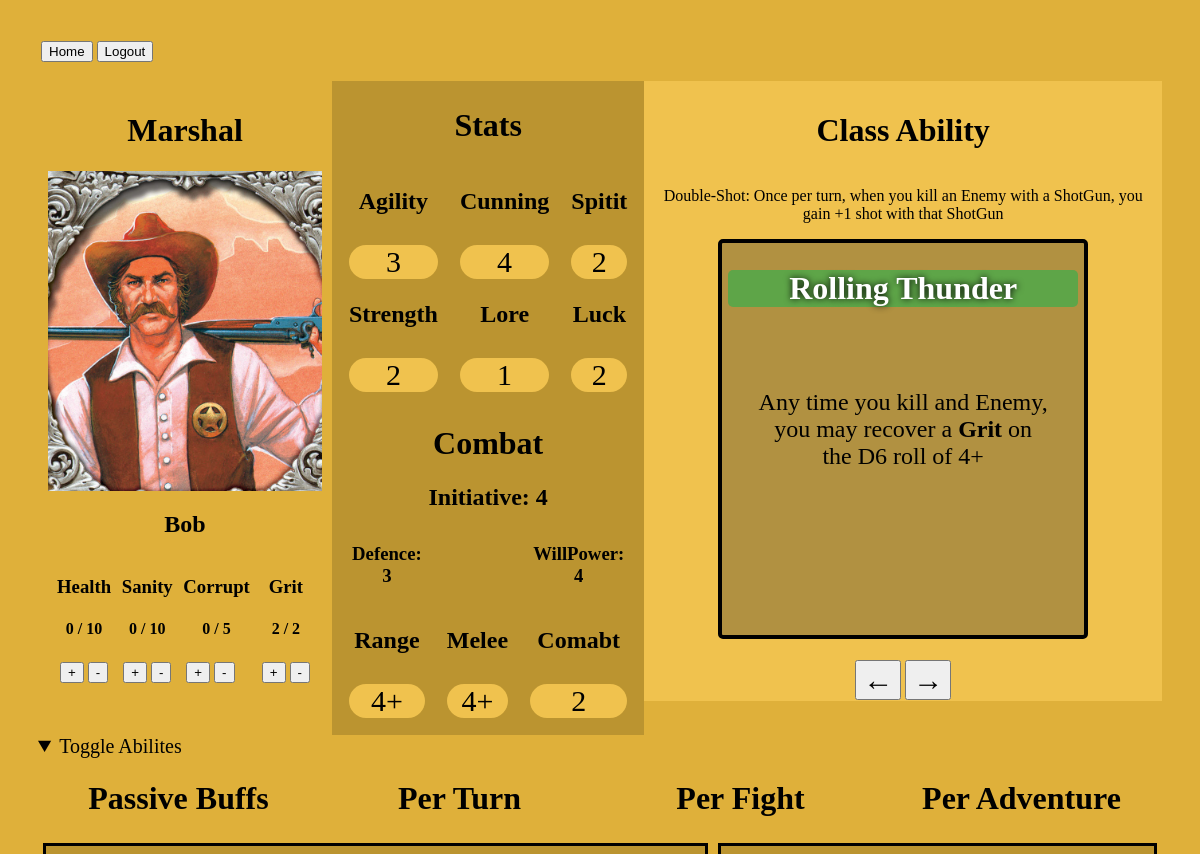
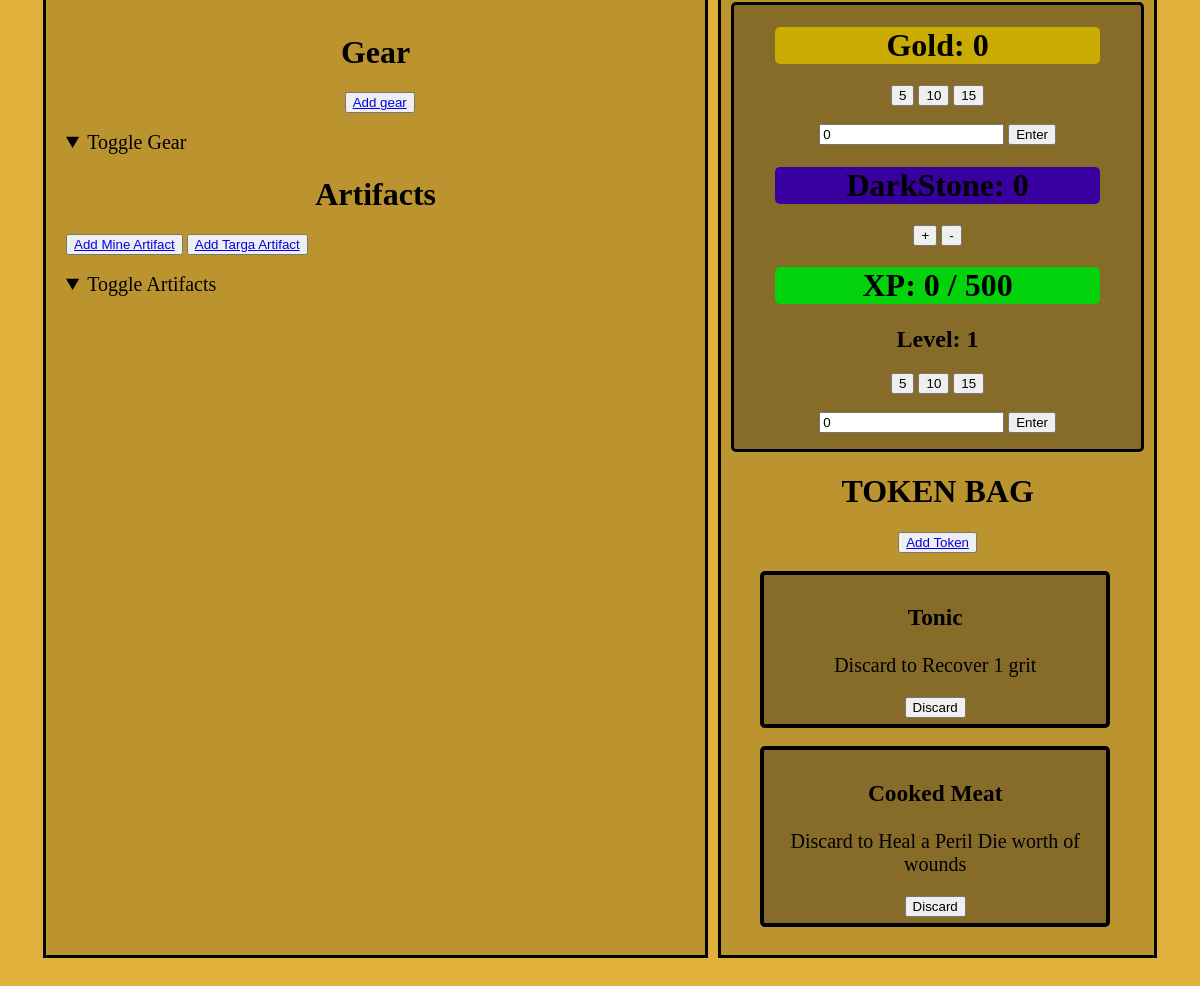
Page /characters/1/ (signed in) on the committed database (2 pictures, top to bottom).
### characters/models.py (models this page shows, shortened)
class Character(models.Model):
    character_user = models.ForeignKey(
        settings.AUTH_USER_MODEL,
        on_delete=models.CASCADE,
        related_name="marshal_character",
    )
    class_options = (
        ("Marshal", "Marshal"),
        ("Rancher", "Rancher"),
        ("LawMan","LawMan"),
        ("PianoPlayer","PianoPlayer"),
        ("IndianScout","IndianScout"),
        ("Bandido","Bandido"),
        ("Preacher","Preacher"),
        ("GunSlinger","GunSlinger"),
    )
    character_class = models.CharField(choices=class_options, default="Marshal")
    character_name = models.CharField(max_length=25,blank=False)
    character_init = models.BooleanField(default= False)
    agility = models.IntegerField(default=0)
    cunning = models.IntegerField(default=0)
    spirit = models.IntegerField(default=0)
    strength = models.IntegerField(default=0)
    luck = models.IntegerField(default=0)
    lore = models.IntegerField(default=0)
    weight = models.IntegerField(default=0)
    initiative = models.IntegerField(default=0)
    range_to_hit = models.IntegerField(default=0)
    melee_to_hit = models.IntegerField(default=0)
    combat = models.IntegerField(default=0)
    health = models.IntegerField(default=0)
    defence = models.IntegerField(default=0)
    sanity = models.IntegerField(default=0)
    willpower = models.IntegerField(default=0)
    current_weight = models.IntegerField(default=0)
    current_health = models.IntegerField(default = 0)
    current_sanity = models.IntegerField(default= 0 )
    max_grit = models.IntegerField(default=2)
    current_grit = models.IntegerField(default=2)
    corruption = models.IntegerField(default=5)
    current_corruption = models.IntegerField(default=0)
    class_card = models.IntegerField(default=1)
    gold = models.IntegerField(default=0)
    dark_stone = models.IntegerField(default=0)
    xp = models.IntegerField(default=0)
    level = models.IntegerField(default=1)

class Side_Bag(models.Model):
    assigned_to_character = models.ForeignKey(
        Character,
        on_delete=models.CASCADE,
          related_name='side_bag')
    token = models.ForeignKey(
        Token,
        on_delete=models.CASCADE,
          related_name='character_token',
          default= 1)

### equipment/models.py (models this page shows, shortened)
class Token(models.Model):
    name = models.CharField(default= "Token")
    description = models.TextField(default= "Discard to ")

### characters/views.py (the view, shortened to what this page needs)
# urls.py: path("<int:pk>/", Character_View.as_view(), name="character_detail"),
class Character_View(DetailView):
    model = Character
    def get_template_names(self):
         character = self.get_object()
         return f'{character.character_class}_details.html'
    def get_object(self, queryset=None):
        obj = super().get_object(queryset)
        return Character.objects.get(pk=obj.pk)

### templates/marshal_details.html (shortened to what this page needs)
{% extends "base.html" %}
{% block content %}
<div class = 'container'>
  <div class="character_title">
    <h1>{{character.character_class}}</h1>
    <img src="/static/img/Us_Marshal.png">
    <h2>{{character.character_name}}</h2>
    <div
    style="
    display: flex;
    flex-direction: row;
    justify-content: space-evenly;
    ">
      <div>
        <h3>Health</h3>
        <h4 id = "current_wounds">{{character.current_health}} / {{character.health}}</h4>
        <table>
          <tr>
            <td>
              <form method="post" id = "health+">
              <button type="submit">+</button>
            </form>
            </td>
            <td>
              <form method="post" id = "health-">
              <button type="submit">-</button>
            </form>
            </td>
          </tr>
        </table>
      </div>
      <div>
        <h3>Sanity</h3>
        <h4 id = "current_sanity">{{character.current_sanity}} / {{character.sanity}}</h4>
        <table>
          <tr>
            <td>
              <form method="post" id = "sanity+">
              <button type="submit">+</button>
            </form>
            </td>
            <td>
              <form method="post" id = "sanity-" >
              <button type="submit">-</button>
            </form>
            </td>
          </tr>
        </table>
      </div>
      <div>
        <h3>Corrupt</h3>
        <h4 id = "current_corruption">{{character.current_corruption}} / {{character.corruption}}</h4>
        <table>
          <tr>
            <td>
              <form method="post" id = "corupt+">
              <button type="submit">+</button>
            </form>
            </td>
            <td>
              <form method="post" id = "corupt-" >
              <button type="submit">-</button>
            </form>
            </td>
          </tr>
        </table>
      </div>
      <div>
        <h3>Grit</h3>
        <h4 id = "current_grit">{{character.current_grit}} / {{character.max_grit}}</h4>
        <table>
          <tr>
            <td>
              <form method="post" id = "grit+">
              <button type="submit">+</button>
            </form>
            </td>
            <td>
              <form method="post" id = "grit-" >
              <button type="submit">-</button>
            </form>
            </td>
          </tr>
        </table>
      </div>
    </div>
  </div>
  <div style="
  background-color: #bb9430;
  height: fit-content;
  ">
  <div class = 'stat_info'>
    <table>
      <h1>Stats</h1>
      <tr>
        <td>
          <h2>Agility</h2>
          <p id = "agility">{{character.agility}}</p>
        </td>
        <td>
          <h2>Cunning</h2>
          <p id = "cunning">{{character.cunning}}</p>
        </td>
        <td>
          <h2>Spitit</h2>
          <p id = "spirit">{{character.spirit}}</p>
        </td>
      </tr>
      <tr style="text-align: center;">
        <td>
          <h2>Strength</h2>
          <p id = "strength">{{character.strength}}</p>
        </td>
        <td>
          <h2>Lore</h2>
          <p id = "lore">{{character.lore}}</p>
        </td>
        <td>
          <h2>Luck</h2>
          <p id = luck>{{character.luck}}</p>
        </td>
      </tr>
  </div>
  <div class = 'stat_info'>
  <table>
    <h1> Combat</h1>
    <h2 id = "initiative"> Initiative: {{character.initiative}}</h2>
    <tr>
      <td><h3 id = "defence">Defence: {{character.defence}}</h3></td>
      <td></td>
      <td><h3 id = "willpower">WillPower: {{character.willpower}}</h3></td>
    </tr>
    <tr>
        <td>
          <h2>Range</h2>
          <p id = "range">{{character.range_to_hit}}+</p>
        </td>
        <td>
          <h2>Melee</h2>
          <p id = "melee">{{character.melee_to_hit}}+</p>
        </td>
        <td>
          <h2>Comabt</h2>
          <p id = "combat">{{character.combat}}</p>
        </td>
      </tr>
  </table>
  </div>
  </div>
  <div class = 'abilites'>
    <h1> Class Ability</h1>
    <p>
      Double-Shot: Once per turn, when you kill an Enemy with a ShotGun, you gain +1 shot with that ShotGun
    </p>
    <div class = "card" id = "character_card">
      {% if character.class_card == 1 %}
        <h1>Rolling Thunder</h1>
        <p
        style="
        position: relative;
        padding: 30px;
        float: left;
        top: 20%;
        left: 50%;
        transform: translate(-50%, -50%);
        font-size: 24px;
        " >
          Any time you kill and Enemy, you may recover a <b>Grit</b> on the D6 roll of 4+
        </p>
      {% endif %}
    </div>
    <br>
    <div>
      <table>
      <tr>
        <td>
          <div>
            <form action="post" id = "card_previous">
              <button style="font-size: 30px;">&#8592;</button>
            </form>
          </div>
        </td>
        <td>
          <div>
            <form action="post" id="card_next">
              <button style="font-size: 30px;"> &#8594; </button>
            </form>
          </div>
        </td>
      </tr>
    </table>
    </div>
  </div>
</div>
<details open>
  <summary style="font-size: 20px;">Toggle Abilites</summary>
  <div style="display: flex; flex-direction: row;">
    <div id = "passive"
      style="display: block; width: 100%; text-align: center; justify-items: center;">
      <h1> Passive Buffs </h1>
    </div>
    <div id = "per_turn"
      style="display: block; width: 100%; text-align: center; justify-items: center;">
      <h1> Per Turn </h1>
    </div>
    <div id = "per_fight"
    style="display: block; width: 100%; text-align: center; justify-items: center;">
      <h1> Per Fight </h1>
    </div>
    <div id = 'per_adventure'
      style="display: block; width: 100%; text-align: center; justify-items: center;">
      <h1> Per Adventure </h1>
    </div>
</div>
</details>
<div class = 'container'>
  <div class = 'equipment'>
    <div>
      <h1 style="text-align: center; ">Gear</h1>
      <button style="position: relative; left: 45%;"><a href = '{% url "add_gear" character.pk%}'>Add gear</a></button>
      <br>
      <br>
      <details open>
        <summary style="font-size: 20px;">Toggle Gear</summary>
      </details>
      </div>
    <div>
      <h1 style="text-align: center;">Artifacts</h1>
      <button><a href = '{% url "add_mine_artifact" character.pk%}'>Add Mine Artifact</a></button>
      <button><a href = '{% url "add_targa_artifact" character.pk%}'>Add Targa Artifact</a></button>
      <br>
      <br>
      <details open>
        <summary style="font-size: 20px;">Toggle Artifacts</summary>
      </details>
  </div>
  </div>
  <div class = 'resources'>
    <div style="
    background-color:  rgb(134, 108, 40);
    border: solid black 3px;
    border-radius: 5px;
    ">
      <div>
        <h1 class="gold_banner" id = "current_gold">Gold: {{character.gold}}</h1>
        <button onclick="Gold_Data(5)">5</button>
        <button onclick="Gold_Data(10)">10</button>
        <button onclick="Gold_Data(15)">15</button>
        <br>
        <br>
        <form method = 'post' id = 'gold'>
          <input type="number" id = 'gold_value' value="0">
          <button type="submit">Enter</button>
        </form>
      </div>
      <div>
        <h1 class = 'dark_stone_banner' id = 'current_dark_stone'>DarkStone: {{character.dark_stone}}</h1>
        <button onclick="Dark_Stone_Data('+')">+</button>
        <button onclick="Dark_Stone_Data('-')">-</button>
      </div>
        <div>
          <h1 class = "xp_banner" id = 'current_xp'>XP: {{character.xp}} / 500</h1>
          <h2>Level: {{character.level}}</h2>
          <button onclick="XP_Data(5)">5</button>
          <button onclick="XP_Data(10)">10</button>
          <button onclick="XP_Data(15)">15</button>
          <br>
          <br>
          <form method = 'post' id = 'xp'>
            <input type="number" id = 'xp_value' value="0">
            <button type="submit">Enter</button>
          </form>
        </div>
    </div>
    <div id = "side_bag">
        <h1>TOKEN BAG</h1>
        <button><a href = '{% url "add_token" character.pk%}'>Add Token</a></button>
        <br>
        <br>
        {% for token in character.side_bag.all %}
        <div class = 'token_card' id = 'token_{{token.pk}}'>
          <h3>{{token.token.name}}</h3>
          <p>{{token.token.description}}</p>
          <button onclick="Delete_Token('{{token.pk}}','token_{{token.pk}}'
            )">Discard</button>
        </div>
        <br>
        {% endfor %}
    </div>
  </div>
</div>
{% endblock content %}

### static/css/Main.css (style rules this page uses)
body { padding: 30px; background-color: #dfb03a; overflow-y: scroll; scrollbar-width: 2px; }
.container { display: flex; position: relative; }
.character_title { padding: 10px; align-items: center; justify-content: center; text-align: center; width: 30vw; }
.stat_info { padding: 5px; text-align: center; }
.stat_info table tr { text-align: center; ; }
.stat_info table tr td { padding: 10px; }
.stat_info table tr p { text-align: center; font-size: 30px; background-color: #f0c24e; border-radius: 50px; }
.abilites { background-color: #f0c24e; height: 600px; padding: 10px; text-align: center; max-width: 45vw; overflow-y: scroll; overflow-x: hidden; display: flex; flex-direction: column; align-items: center; justify-items: center; }
.card { padding: 6px; min-height: 380px; max-height: 380px; width: 350px; border: solid black; border-radius: 5px; border-width: 4px; background-color: rgb(177, 145, 65); }
.card h1 { background-color: rgb(94, 165, 72); border-radius: 5px; color: white; text-shadow: 0 0 7px black; }
.token_card { padding: 6px; width: 80%; border: solid black; border-radius: 5px; border-width: 4px; background-color: rgb(134, 108, 40); position: relative; left: 7%; font-size: 20px; }
.equipment { background-color: #bb9430; width: 60vw; margin: 5px; padding: 20px; border: solid black; }
.resources { padding: 10px; background-color: #bb9430; margin: 5px; width: 40vw; border: solid black; overflow-y: scroll; overflow-x: hidden; display: flex; flex-direction: column; text-align: center; }
.gold_banner { background-color: rgb(201, 171, 2); border-radius: 5px; width: 80%; left: 10%; position: relative; }
.dark_stone_banner { background-color: rgb(56, 0, 158); border-radius: 5px; width: 80%; left: 10%; position: relative; }
.xp_banner { background-color: rgb(2, 211, 12); border-radius: 5px; width: 80%; left: 10%; position: relative; }

### rows in the picture
Character: character_class "Marshal", character_name "Bob", current_health "0", health "10", current_sanity "0", sanity "10", current_corruption "0", corruption "5", current_grit "2", max_grit "2", agility "3", cunning "4", spirit "2", strength "2", lore "1", luck "2", initiative "4", defence "3", willpower "4", range_to_hit "4", melee_to_hit "4", combat "2", gold "0", dark_stone "0", xp "0", level "1"
Side_Bag: token.name "Tonic", token.description "Discard to Recover 1 grit"
Side_Bag: token.name "Cooked Meat", token.description "Discard to Heal a Peril Die worth of wounds"
